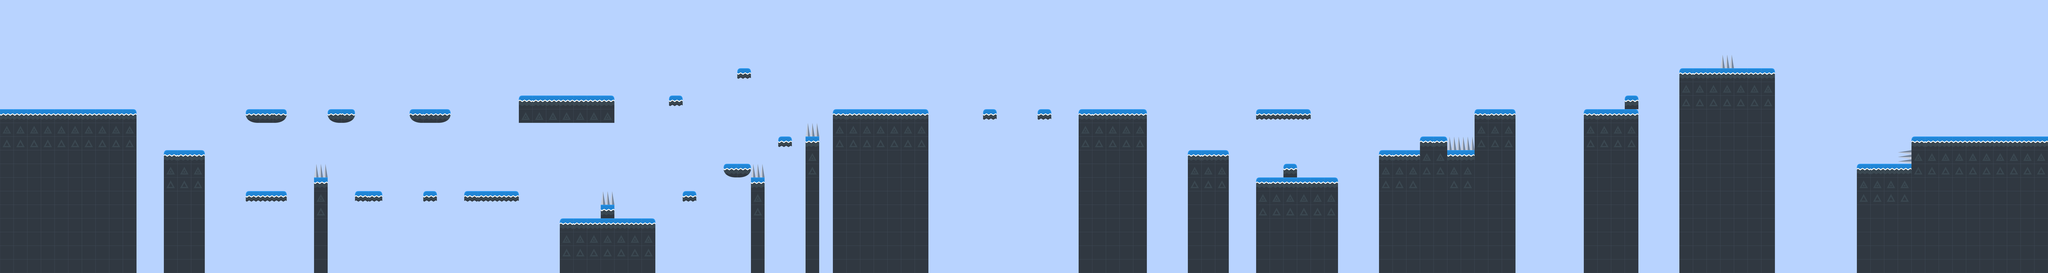

Tiled map render using the project's own tile images. Description and the map definition, with tile-layer contents summarised, below:
An orthogonal 150x20 tile map with 48x48 px tiles, 2 tile layers (Background, Tiledmap).

<map version="1.0" tiledversion="1.0.3" orientation="orthogonal" renderorder="right-down" width="150" height="20" tilewidth="48" tileheight="48" nextobjectid="1">
 <tileset firstgid="1" name="Tileset01" tilewidth="48" tileheight="48" spacing="2" margin="1" tilecount="80" columns="40">
  <image source="tileset_valentine_01.png" trans="ffffff" width="2048" height="128" />
  <tile id="0">
   <properties>
    <property name="floor" type="bool" value="true" />
   </properties>
  </tile>
  <tile id="1">
   <properties>
    <property name="floor" type="bool" value="true" />
   </properties>
  </tile>
  <tile id="2">
   <properties>
    <property name="wall" type="bool" value="true" />
   </properties>
  </tile>
  <tile id="3">
   <properties>
    <property name="wall" type="bool" value="true" />
   </properties>
  </tile>
  <tile id="4">
   <properties>
    <property name="floor" type="bool" value="true" />
   </properties>
  </tile>
  <tile id="5">
   <properties>
    <property name="floor" type="bool" value="true" />
   </properties>
  </tile>
  <tile id="6">
   <properties>
    <property name="floor" type="bool" value="true" />
   </properties>
  </tile>
  <tile id="7">
   <properties>
    <property name="wall" type="bool" value="true" />
   </properties>
  </tile>
  <tile id="8">
   <properties>
    <property name="floor" type="bool" value="true" />
    <property name="spikes" type="bool" value="true" />
   </properties>
  </tile>
  <tile id="9">
   <properties>
    <property name="floor" type="bool" value="true" />
   </properties>
  </tile>
  <tile id="10">
   <properties>
    <property name="floor" type="bool" value="true" />
   </properties>
  </tile>
  <tile id="11">
   <properties>
    <property name="floor" type="bool" value="true" />
   </properties>
  </tile>
  <tile id="12">
   <properties>
    <property name="floor" type="bool" value="true" />
   </properties>
  </tile>
  <tile id="13">
   <properties>
    <property name="floor" type="bool" value="true" />
   </properties>
  </tile>
  <tile id="14">
   <properties>
    <property name="wall" type="bool" value="true" />
   </properties>
  </tile>
  <tile id="15">
   <properties>
    <property name="floor" type="bool" value="true" />
   </properties>
  </tile>
  <tile id="16">
   <properties>
    <property name="wall" type="bool" value="true" />
   </properties>
  </tile>
  <tile id="17">
   <properties>
    <property name="floor" type="bool" value="true" />
   </properties>
  </tile>
  <tile id="19">
   <properties>
    <property name="floor" type="bool" value="true" />
   </properties>
  </tile>
  <tile id="20">
   <properties>
    <property name="wall" type="bool" value="true" />
   </properties>
  </tile>
  <tile id="21">
   <properties>
    <property name="floor" type="bool" value="true" />
   </properties>
  </tile>
  <tile id="22">
   <properties>
    <property name="floor" type="bool" value="true" />
   </properties>
  </tile>
  <tile id="24">
   <properties>
    <property name="wall" type="bool" value="true" />
   </properties>
  </tile>
  <tile id="25">
   <properties>
    <property name="floor" type="bool" value="true" />
   </properties>
  </tile>
  <tile id="26">
   <properties>
    <property name="floor" type="bool" value="true" />
   </properties>
  </tile>
  <tile id="27">
   <properties>
    <property name="wall" type="bool" value="true" />
   </properties>
  </tile>
  <tile id="28">
   <properties>
    <property name="floor" type="bool" value="true" />
   </properties>
  </tile>
  <tile id="29">
   <properties>
    <property name="floor" type="bool" value="true" />
   </properties>
  </tile>
  <tile id="30">
   <properties>
    <property name="floor" type="bool" value="true" />
   </properties>
  </tile>
  <tile id="40">
   <properties>
    <property name="floor" type="bool" value="true" />
   </properties>
  </tile>
  <tile id="41">
   <properties>
    <property name="floor" type="bool" value="true" />
   </properties>
  </tile>
  <tile id="42">
   <properties>
    <property name="floor" type="bool" value="true" />
   </properties>
  </tile>
  <tile id="43">
   <properties>
    <property name="floor" type="bool" value="true" />
   </properties>
  </tile>
  <tile id="44">
   <properties>
    <property name="wall" type="bool" value="true" />
   </properties>
  </tile>
  <tile id="47">
   <properties>
    <property name="floor" type="bool" value="true" />
   </properties>
  </tile>
  <tile id="50">
   <properties>
    <property name="floor" type="bool" value="true" />
   </properties>
  </tile>
  <tile id="51">
   <properties>
    <property name="floor" type="bool" value="true" />
   </properties>
  </tile>
  <tile id="52">
   <properties>
    <property name="floor" type="bool" value="true" />
   </properties>
  </tile>
  <tile id="53">
   <properties>
    <property name="floor" type="bool" value="true" />
   </properties>
  </tile>
  <tile id="54">
   <properties>
    <property name="wall" type="bool" value="true" />
   </properties>
  </tile>
  <tile id="56">
   <properties>
    <property name="floor" type="bool" value="true" />
   </properties>
  </tile>
  <tile id="57">
   <properties>
    <property name="floor" type="bool" value="true" />
   </properties>
  </tile>
  <tile id="58">
   <properties>
    <property name="floor" type="bool" value="true" />
   </properties>
  </tile>
  <tile id="59">
   <properties>
    <property name="floor" type="bool" value="true" />
   </properties>
  </tile>
  <tile id="60">
   <properties>
    <property name="floor" type="bool" value="true" />
   </properties>
  </tile>
  <tile id="61">
   <properties>
    <property name="floor" type="bool" value="true" />
   </properties>
  </tile>
  <tile id="62">
   <properties>
    <property name="floor" type="bool" value="true" />
   </properties>
  </tile>
  <tile id="63">
   <properties>
    <property name="floor" type="bool" value="true" />
   </properties>
  </tile>
  <tile id="65">
   <properties>
    <property name="floor" type="bool" value="true" />
   </properties>
  </tile>
  <tile id="66">
   <properties>
    <property name="floor" type="bool" value="true" />
   </properties>
  </tile>
  <tile id="67">
   <properties>
    <property name="wall" type="bool" value="true" />
   </properties>
  </tile>
  <tile id="68">
   <properties>
    <property name="floor" type="bool" value="true" />
   </properties>
  </tile>
  <tile id="69">
   <properties>
    <property name="floor" type="bool" value="true" />
   </properties>
  </tile>
  <tile id="70">
   <properties>
    <property name="floor" type="bool" value="true" />
   </properties>
  </tile>
 </tileset>
 <layer name="Background" width="150" height="20">
  <data>[3000 cells, 3000 non-empty, 1 distinct tile ids]</data>
 </layer>
 <layer name="Tiledmap" width="150" height="20">
  <data>[3000 cells, 853 non-empty, 13 distinct tile ids]</data>
 </layer>
</map>